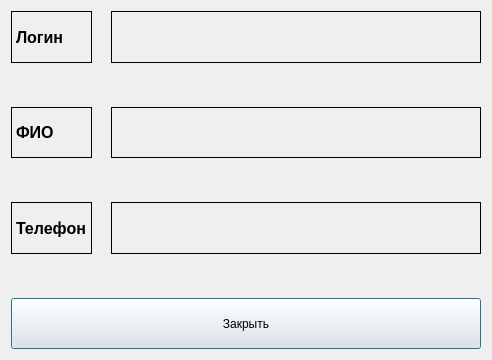
<?xml version="1.0" encoding="UTF-8"?>
<ui version="4.0">
 <class>UserInfoDialog</class>
 <widget class="QDialog" name="UserInfoDialog">
  <property name="geometry">
   <rect>
    <x>0</x>
    <y>0</y>
    <width>492</width>
    <height>360</height>
   </rect>
  </property>
  <property name="windowTitle">
   <string>Информация о пользователе</string>
  </property>
  <property name="windowIcon">
   <iconset resource="../assets.qrc">
    <normaloff>:/assets/pc_repair_60.png</normaloff>:/assets/pc_repair_60.png</iconset>
  </property>
  <layout class="QGridLayout" name="gridLayout_2">
   <item row="0" column="0">
    <layout class="QGridLayout" name="gridLayout" rowstretch="0,0,0,0" columnstretch="0,1">
     <property name="horizontalSpacing">
      <number>19</number>
     </property>
     <property name="verticalSpacing">
      <number>44</number>
     </property>
     <item row="2" column="0">
      <widget class="QLabel" name="number_title">
       <property name="font">
        <font>
         <pointsize>12</pointsize>
         <bold>true</bold>
        </font>
       </property>
       <property name="frameShape">
        <enum>QFrame::Box</enum>
       </property>
       <property name="text">
        <string>Телефон</string>
       </property>
      </widget>
     </item>
     <item row="0" column="1">
      <widget class="QLabel" name="login_field">
       <property name="sizePolicy">
        <sizepolicy hsizetype="Minimum" vsizetype="Preferred">
         <horstretch>0</horstretch>
         <verstretch>0</verstretch>
        </sizepolicy>
       </property>
       <property name="font">
        <font>
         <pointsize>12</pointsize>
        </font>
       </property>
       <property name="frameShape">
        <enum>QFrame::Panel</enum>
       </property>
       <property name="text">
        <string/>
       </property>
      </widget>
     </item>
     <item row="3" column="0" colspan="2">
      <widget class="QPushButton" name="close_button">
       <property name="sizePolicy">
        <sizepolicy hsizetype="Minimum" vsizetype="Minimum">
         <horstretch>0</horstretch>
         <verstretch>0</verstretch>
        </sizepolicy>
       </property>
       <property name="text">
        <string>Закрыть</string>
       </property>
      </widget>
     </item>
     <item row="1" column="0">
      <widget class="QLabel" name="name_title">
       <property name="font">
        <font>
         <pointsize>12</pointsize>
         <bold>true</bold>
        </font>
       </property>
       <property name="frameShape">
        <enum>QFrame::Box</enum>
       </property>
       <property name="text">
        <string>ФИО</string>
       </property>
      </widget>
     </item>
     <item row="2" column="1">
      <widget class="QLabel" name="number_field">
       <property name="font">
        <font>
         <pointsize>12</pointsize>
        </font>
       </property>
       <property name="frameShape">
        <enum>QFrame::Panel</enum>
       </property>
       <property name="text">
        <string/>
       </property>
      </widget>
     </item>
     <item row="1" column="1">
      <widget class="QLabel" name="name_field">
       <property name="font">
        <font>
         <pointsize>12</pointsize>
        </font>
       </property>
       <property name="frameShape">
        <enum>QFrame::Panel</enum>
       </property>
       <property name="text">
        <string/>
       </property>
      </widget>
     </item>
     <item row="0" column="0">
      <widget class="QLabel" name="login_title">
       <property name="font">
        <font>
         <pointsize>12</pointsize>
         <bold>true</bold>
        </font>
       </property>
       <property name="frameShape">
        <enum>QFrame::Box</enum>
       </property>
       <property name="text">
        <string>Логин</string>
       </property>
      </widget>
     </item>
    </layout>
   </item>
  </layout>
 </widget>
 <resources>
  <include location="../assets.qrc"/>
 </resources>
 <connections/>
</ui>
